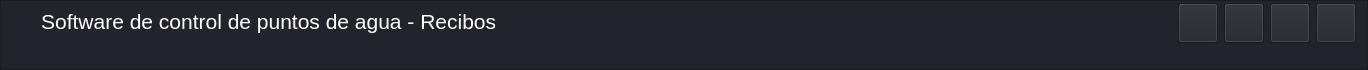
        <widget class="QFrame" name="frame_superior">
         <property name="minimumSize">
          <size>
           <width>0</width>
           <height>70</height>
          </size>
         </property>
         <property name="maximumSize">
          <size>
           <width>16777215</width>
           <height>40</height>
          </size>
         </property>
         <property name="styleSheet">
          <string notr="true">background-color: rgb(33, 37, 43);</string>
         </property>
         <property name="frameShape">
          <enum>QFrame::StyledPanel</enum>
         </property>
         <property name="frameShadow">
          <enum>QFrame::Raised</enum>
         </property>
         <layout class="QHBoxLayout" name="horizontalLayout">
          <property name="topMargin">
           <number>2</number>
          </property>
          <property name="bottomMargin">
           <number>29</number>
          </property>
          <item>
           <widget class="QLabel" name="label_5">
            <property name="font">
             <font>
              <family>Segoe UI</family>
              <pointsize>16</pointsize>
              <weight>50</weight>
              <italic>false</italic>
              <bold>false</bold>
             </font>
            </property>
            <property name="styleSheet">
             <string notr="true">color: rgb(255, 255, 255);</string>
            </property>
            <property name="text">
             <string>     Software de control de puntos de agua - Recibos</string>
            </property>
           </widget>
          </item>
          <item>
           <spacer name="horizontalSpacer">
            <property name="orientation">
             <enum>Qt::Horizontal</enum>
            </property>
            <property name="sizeHint" stdset="0">
             <size>
              <width>675</width>
              <height>20</height>
             </size>
            </property>
           </spacer>
          </item>
          <item>
           <widget class="QPushButton" name="bt_minimizar">
            <property name="minimumSize">
             <size>
              <width>40</width>
              <height>40</height>
             </size>
            </property>
            <property name="cursor">
             <cursorShape>PointingHandCursor</cursorShape>
            </property>
            <property name="styleSheet">
             <string notr="true">image: url(:/menu_principal/cil-window-minimize.png);</string>
            </property>
            <property name="text">
             <string/>
            </property>
           </widget>
          </item>
          <item>
           <widget class="QPushButton" name="bt_restaurar">
            <property name="minimumSize">
             <size>
              <width>40</width>
              <height>40</height>
             </size>
            </property>
            <property name="cursor">
             <cursorShape>PointingHandCursor</cursorShape>
            </property>
            <property name="styleSheet">
             <string notr="true">image: url(:/menu_principal/icon_restore.png);</string>
            </property>
            <property name="text">
             <string/>
            </property>
           </widget>
          </item>
          <item>
           <widget class="QPushButton" name="bt_maximizar">
            <property name="minimumSize">
             <size>
              <width>40</width>
              <height>40</height>
             </size>
            </property>
            <property name="cursor">
             <cursorShape>PointingHandCursor</cursorShape>
            </property>
            <property name="styleSheet">
             <string notr="true">image: url(:/menu_principal/icon_maximize.png);</string>
            </property>
            <property name="text">
             <string/>
            </property>
           </widget>
          </item>
          <item>
           <widget class="QPushButton" name="bt_cerrar">
            <property name="minimumSize">
             <size>
              <width>40</width>
              <height>40</height>
             </size>
            </property>
            <property name="cursor">
             <cursorShape>PointingHandCursor</cursorShape>
            </property>
            <property name="styleSheet">
             <string notr="true">image: url(:/menu_principal/cil-x.png);</string>
            </property>
            <property name="text">
             <string/>
            </property>
           </widget>
          </item>
         </layout>
        </widget>
